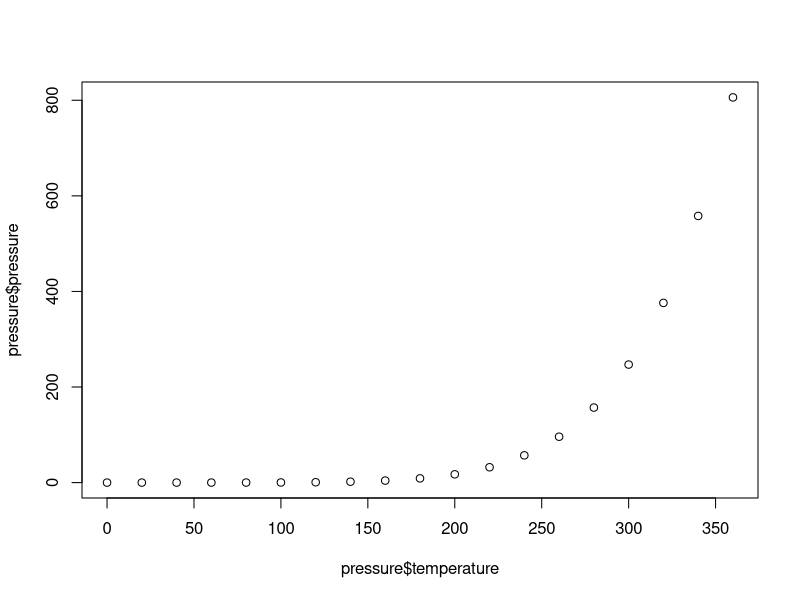
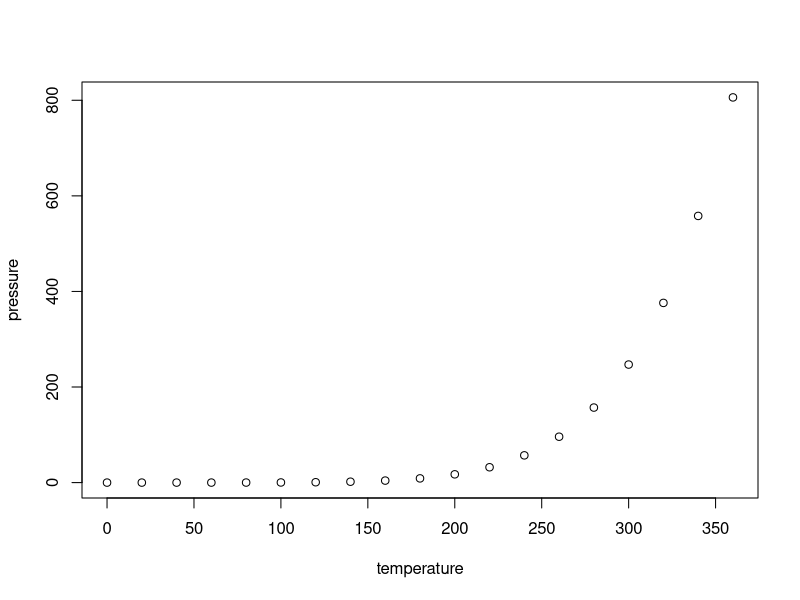
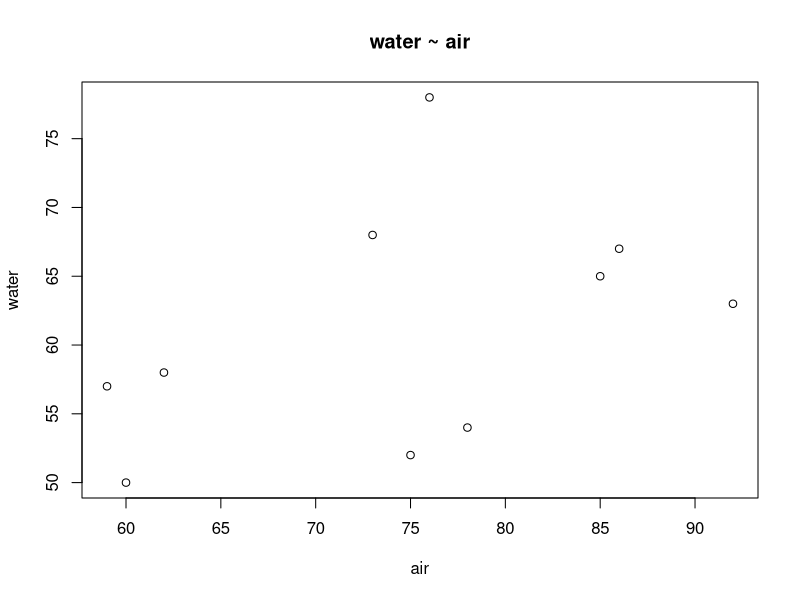
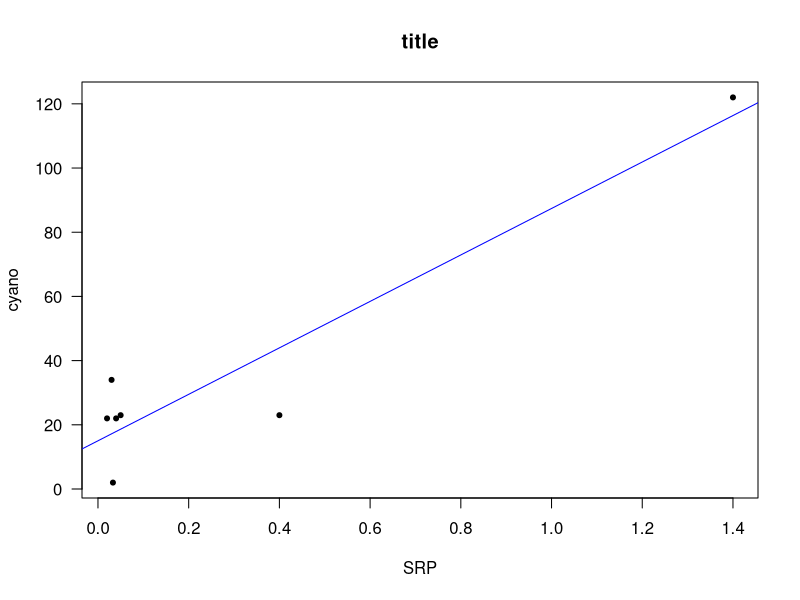
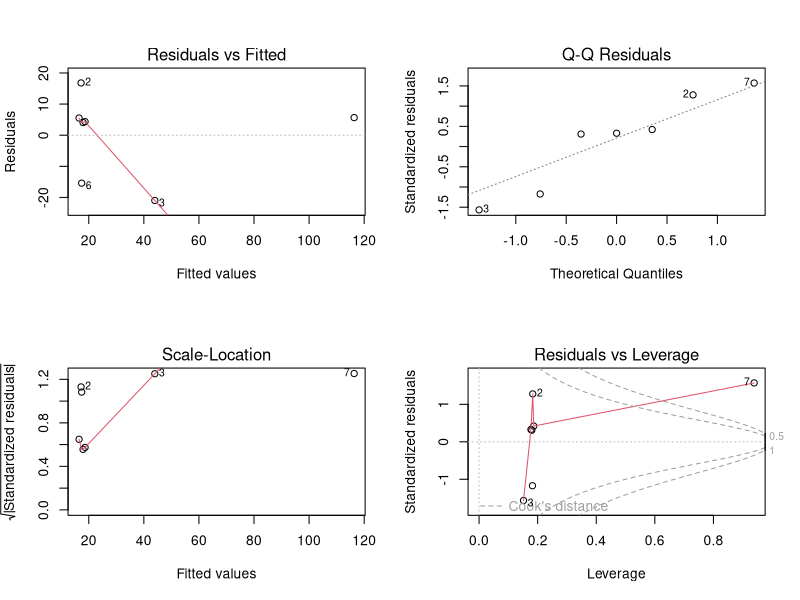
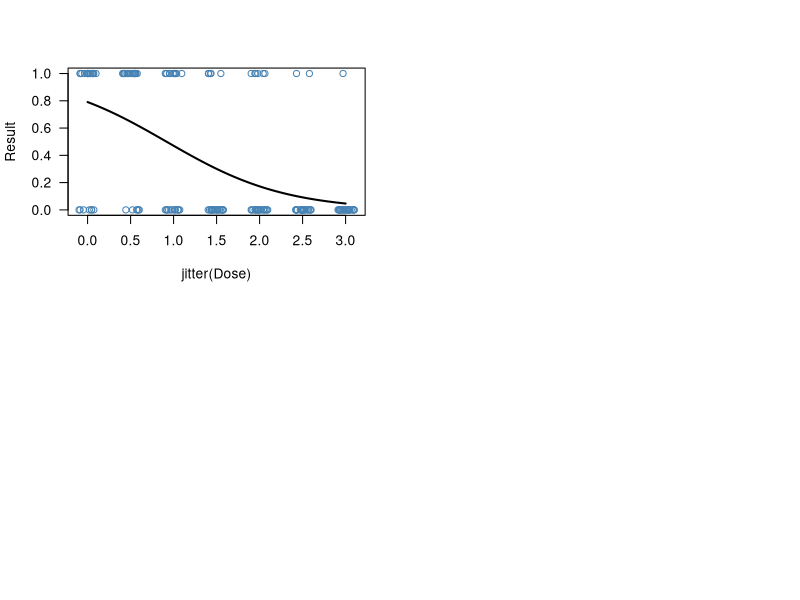
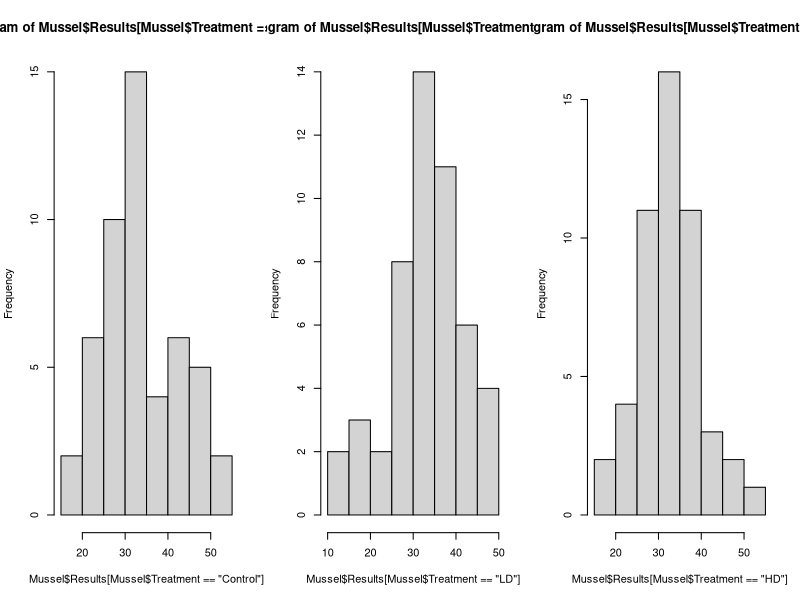
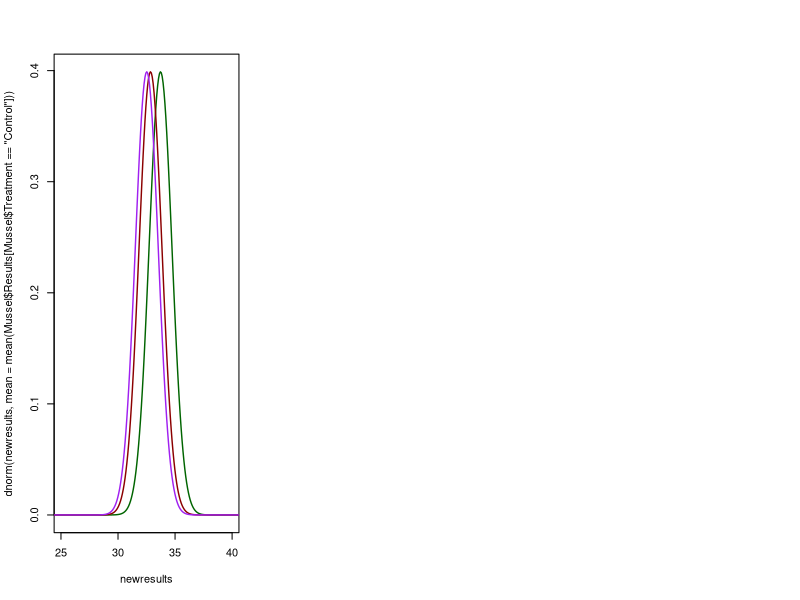

Source code (R) for these figures, in order:
## ---- chunk 1
knitr::opts_chunk$set(echo = TRUE)
## ---- chunk 2
knitr::include_graphics("https://github.com/marclos/beginnersluck/raw/master/Stats/EA30_Study_Guide/Calystegic_purpurata.jpg") 
## ---- chunk 3
summary(cars) # extract summary statistics from built-in cars dataset.
## ---- chunk 4
str(pressure)
## ---- chunk 5

## ---- chunk 6
plot(x=pressure$temperature, y=pressure$pressure) # Notice the data.frame is explicitly referenced and then the variable of interest after the dollar symbol.
## ---- chunk 7
plot(pressure ~ temperature, data=pressure) # in this case the data.frame is called by the "data=" argument.
## ---- chunk 8
knitr::include_graphics("https://github.com/marclos/beginnersluck/raw/master/Stats/EA30_Study_Guide/Calochortus_plummerae.jpg") 
## ---- chunk 9
water = c(50, 52, 65, 67, 68, 78, 54, 63, 57, 58)
air = c(60, 75, 85, 86, 73, 76, 78, 92, 59,62)
lm(formula = water ~ air)

## ---- chunk 10
plot(x=air, y=water, main="water ~ air")  

## ---- chunk 11
SRP <- c(.02, .03, 0.4, 0.04, .05, 0.033, 1.4)
cyano<- c(22, 34, 23, 22, 23, 2, 122)

## ---- chunk 12
HAB.lm = lm(cyano ~ SRP)
HAB.lm 
## ---- chunk 13
summary(HAB.lm)
## ---- chunk 14
plot(cyano ~ SRP, las=1, main="title", pch=20)
abline(HAB.lm, col="blue")
## ---- chunk 15
par(mfrow=c(2,2))
plot(HAB.lm)
## ---- chunk 16
Dose = c(0.0, 0.5, 1.0, 1.5, 2.0, 2.5, 3.0)
Survived = c(18, 19, 12, 5, 6, 2, 1)
Died = c(7, 6, 13, 20, 19, 23, 24)

Survived.1 = data.frame(Dose = rep(Dose, Survived), Result = 1)
Died.1 = data.frame(Dose = rep(Dose, Died), Result = 0)

Results.df = rbind(Survived.1, Died.1)
str(Results.df)
Results.df <- Results.df[order(Results.df$Dose),]

## ---- chunk 17


table(Results.df)

## ---- chunk 18
#Results.df$Result <- as.factor(Results.df$Result)
Results.logit <- glm(Result ~ Dose, data = Results.df, family = "binomial")
## ---- chunk 19
summary(Results.logit)
## ---- chunk 20
#define new data frame that contains predictor variable
newdata <- data.frame(Dose=seq(min(Results.df$Dose), max(Results.df$Dose),len=100))

#use fitted model to predict values of vs
newdata$Result = predict(Results.logit, newdata, type="response")
## ---- chunk 21

#plot logistic regression curve
plot(Result ~ jitter(Dose), data=Results.df, col="steelblue", las=1)
lines(Result ~ Dose, newdata, lwd=2)

## ---- chunk 22
# R code not printed with "echo=FALSE"
mesocosm = rep(1:15, 10); mesocosm
treatment = c(rep("Control", 50), rep("LD", 50), rep("HD", 50)); treatment
day = rep(1, times=10 ); day
results = round(c(rnorm(50, 35, 8), rnorm(50, 33, 8), rnorm(50, 31, 8)), 1); results
Mussel = data.frame(Mesocosm = mesocosm, Treatment = treatment, Day=day, Results=results)
## ---- chunk 23
head(Mussel)
## ---- chunk 24
par(mfrow=c(1,3))
hist(Mussel$Results[Mussel$Treatment=="Control"])
hist(Mussel$Results[Mussel$Treatment=="LD"])
hist(Mussel$Results[Mussel$Treatment=="HD"])

## ---- chunk 25

Mussel.aov <- aov(results ~ treatment, data=Mussel)
## ---- chunk 26

summary(Mussel.aov)
## ---- chunk 27
newresults = seq(min(Mussel$Results), max(Mussel$Results), length=500)
plot(newresults, dnorm(newresults, mean=mean(Mussel$Results[Mussel$Treatment=="Control"])), ty="l", xlim=c(25,40), col="darkgreen", lwd=1.4)
lines(newresults, dnorm(newresults, mean=mean(Mussel$Results[Mussel$Treatment=="LD"])), ty="l", col="darkred", lwd=1.4)
lines(newresults, dnorm(newresults, mean=mean(Mussel$Results[Mussel$Treatment=="HD"])), ty="l", col="purple", lwd=1.4)

## ---- chunk 28
HAB.tab = c(20, 15, 98, 223)
sum(HAB.tab)
dim(HAB.tab) = c(2,2)
dimnames(HAB.tab) = list(c("Non-HAB", "HAB"), c("No Hospitalizations", "Hospitalizations"))

HAB.tab

#HAB.mat = matrix(HAB.tab, nrow=2)
## ---- chunk 29
table(HAB.tab)
## ---- chunk 30

chisq.test(HAB.tab)
